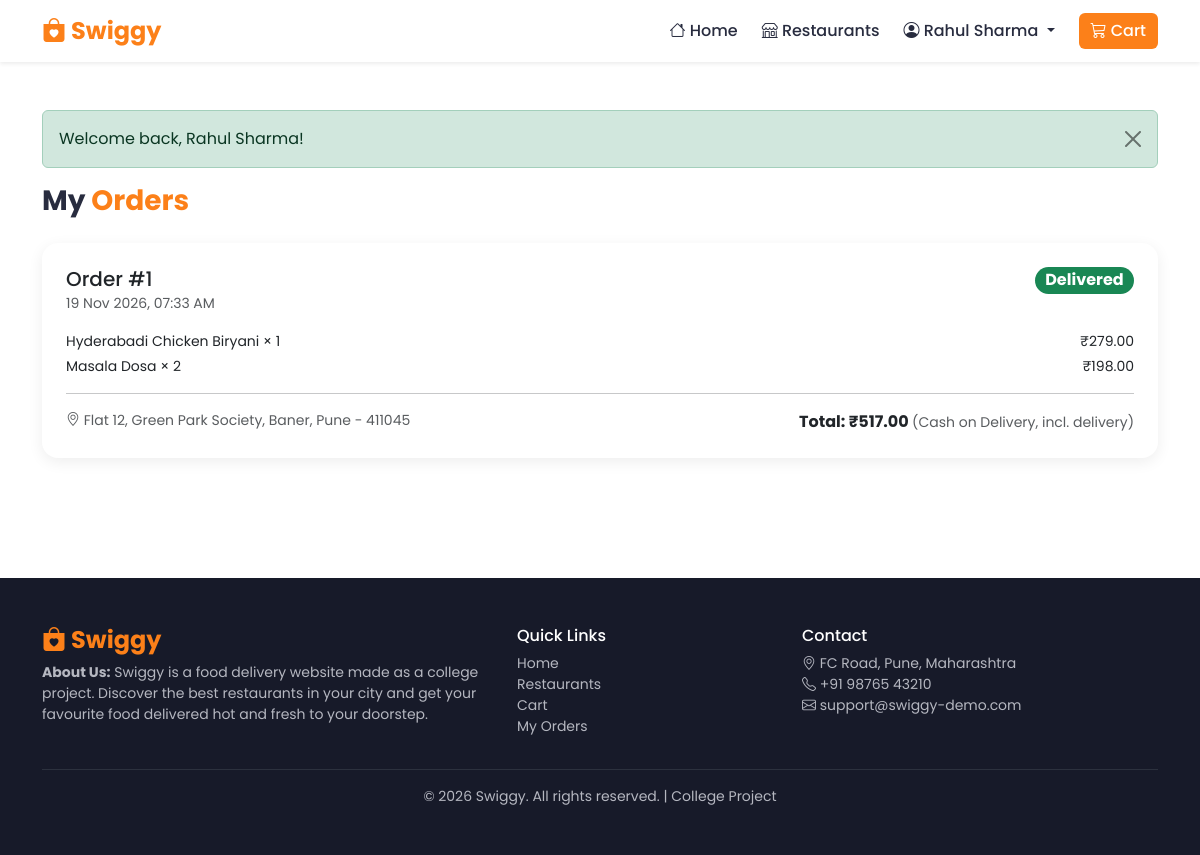
The page /my-orders.php (signed in) on the database its author committed.
### tables this page shows
CREATE TABLE orders (
    id              INT AUTO_INCREMENT PRIMARY KEY,
    user_id         INT NOT NULL,
    customer_name   VARCHAR(100) NOT NULL,
    phone           VARCHAR(15)  NOT NULL,
    address         TEXT NOT NULL,
    total_amount    DECIMAL(10,2) NOT NULL,
    payment_method  VARCHAR(30) NOT NULL DEFAULT 'Cash on Delivery',
    status          ENUM('Pending','Confirmed','Preparing','Out for Delivery','Delivered','Cancelled')
                    NOT NULL DEFAULT 'Pending',
    created_at      TIMESTAMP DEFAULT CURRENT_TIMESTAMP,
    FOREIGN KEY (user_id) REFERENCES users(id) ON DELETE CASCADE
);

CREATE TABLE order_items (
    id            INT AUTO_INCREMENT PRIMARY KEY,
    order_id      INT NOT NULL,
    food_item_id  INT NULL,
    food_name     VARCHAR(100) NOT NULL,
    quantity      INT NOT NULL,
    price         DECIMAL(10,2) NOT NULL,
    FOREIGN KEY (order_id)     REFERENCES orders(id) ON DELETE CASCADE,
    FOREIGN KEY (food_item_id) REFERENCES food_items(id) ON DELETE SET NULL
);

### my-orders.php (the view, shortened to what this page needs)
<?php
require_once 'config/database.php';
$stmt = $pdo->prepare("SELECT * FROM orders WHERE user_id = ? ORDER BY created_at DESC, id DESC");
$stmt->execute([$_SESSION['user_id']]);
$orders = $stmt->fetchAll();
$itemStmt = $pdo->prepare("SELECT * FROM order_items WHERE order_id = ?");
require_once 'includes/header.php';
?>
<div class="container py-5">
    <h3 class="section-title">My <span>Orders</span></h3>
    <?php foreach ($orders as $order): ?>
        <?php
        $itemStmt->execute([$order['id']]);
        $orderItems = $itemStmt->fetchAll();
        ?>
        <div class="card summary-card mb-4">
            <div class="card-body p-4">
                <div class="d-flex justify-content-between flex-wrap gap-2 mb-3">
                    <div>
                        <h5 class="mb-0">Order #<?= (int) $order['id'] ?></h5>
                        <small class="text-muted"><?= date('d M Y, h:i A', strtotime($order['created_at'])) ?></small>
                    </div>
                    <span class="badge rounded-pill fs-6 align-self-start <?= status_class($order['status']) ?>">
                        <?= e($order['status']) ?>
                    </span>
                </div>
                <?php foreach ($orderItems as $oi): ?>
                    <div class="d-flex justify-content-between small mb-1">
                        <span><?= e($oi['food_name']) ?> × <?= (int) $oi['quantity'] ?></span>
                        <span><?= rupees($oi['price'] * $oi['quantity']) ?></span>
                    </div>
                <?php endforeach; ?>
                <hr>
                <div class="d-flex justify-content-between flex-wrap gap-2">
                    <small class="text-muted"><i class="bi bi-geo-alt"></i> <?= e($order['address']) ?></small>
                    <strong>Total: <?= rupees($order['total_amount']) ?> <small class="text-muted fw-normal">(<?= e($order['payment_method']) ?>, incl. delivery)</small></strong>
                </div>
            </div>
        </div>
    <?php endforeach; ?>
</div>
<?php require_once 'includes/footer.php'; ?>

### assets/css/style.css (style rules this page uses)
:root { --orange: #fc8019; --orange-dark: #e46c0a; --light-grey: #f5f6f8; --text-dark: #282c3f; }
body { font-family: 'Poppins', sans-serif; color: var(--text-dark); background: #fff; }
.section-title { font-weight: 700; margin-bottom: 25px; }
.section-title span { color: var(--orange); }
.summary-card { border: none; border-radius: 16px; box-shadow: 0 4px 15px rgba(0, 0, 0, 0.07); }
.status-Delivered { background: #198754; color: #fff; }

### rows shown on the page
orders: id "1", created_at "19 Nov 2026, 07:33 AM", status "Delivered", address "Flat 12, Green Park Society, Baner, Pune - 411045", total_amount "₹517.00", payment_method "Cash on Delivery"
order_items: food_name "Hyderabadi Chicken Biryani", quantity "1", rupees($oi['price'] * $oi['quantity']) "₹279.00"
order_items: food_name "Masala Dosa", quantity "2", rupees($oi['price'] * $oi['quantity']) "₹198.00"

### other values the page prints
$_SESSION['user_name'] "Rahul Sharma"
$f['message'] "Welcome back, Rahul Sharma!"
